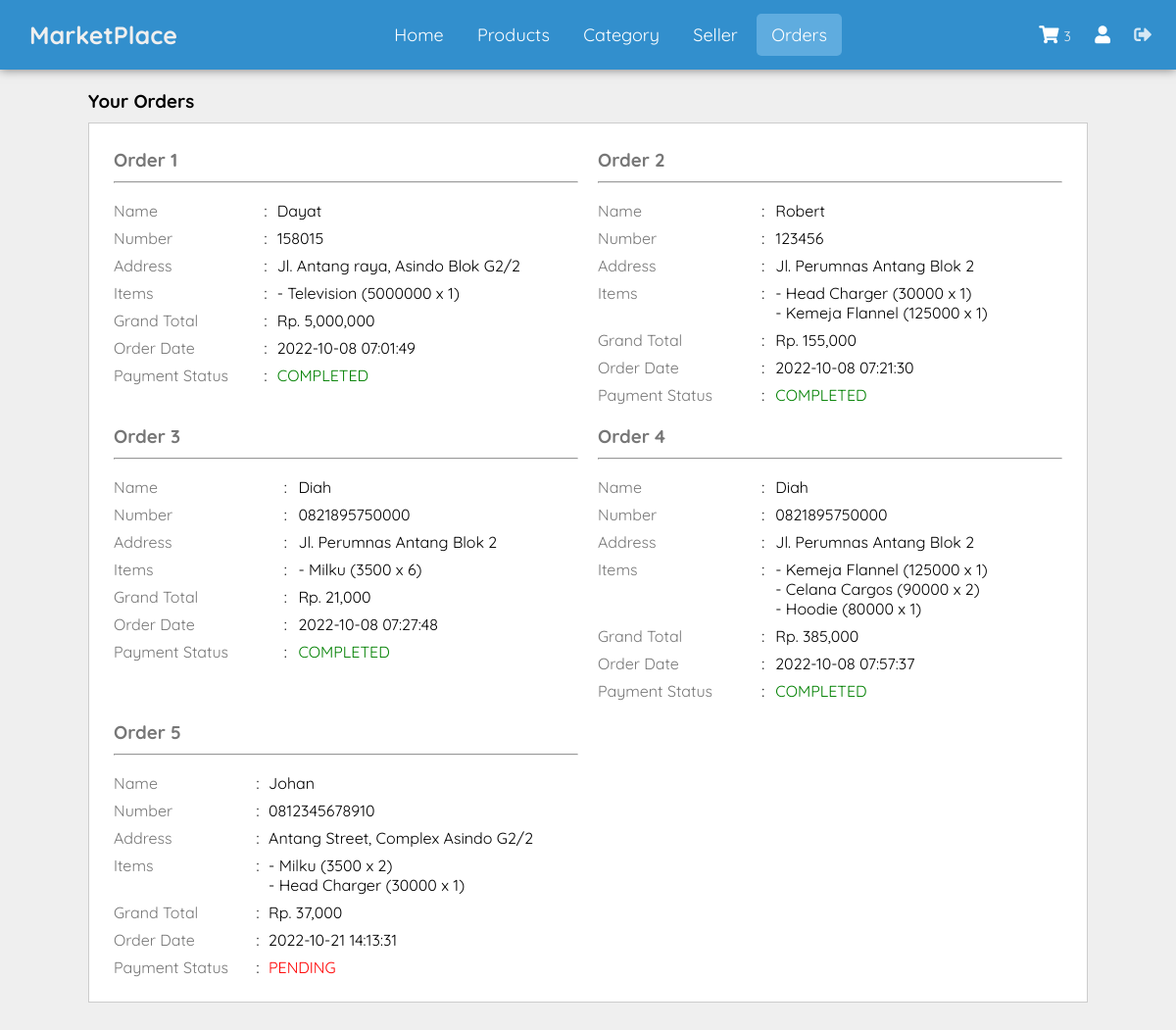
Screenshot of /orders.php (signed in) with the database file from the repository.
### tables this page shows
CREATE TABLE `tb_orders` (
  `id_orders` int(11) NOT NULL,
  `id_seller` int(11) NOT NULL,
  `id_user` int(11) NOT NULL,
  `username` varchar(100) NOT NULL,
  `noTelp` varchar(100) NOT NULL,
  `address` text NOT NULL,
  `items` varchar(1000) NOT NULL,
  `total_produk` varchar(100) NOT NULL,
  `total_price` varchar(100) NOT NULL,
  `order_date` datetime NOT NULL DEFAULT current_timestamp(),
  `payment_status` varchar(50) NOT NULL DEFAULT 'pending'
);

### functions.php (called while the page is built, shortened)
<?php
function query($sql){
    include "./database/config.php";
    $resArr = array();
    $query = $sql;
    $result = mysqli_query($conn, $query);
    while($row  = mysqli_fetch_assoc($result)){
        $resArr[] = $row;
    }
return $resArr;
}
?>

### orders.php (the view, shortened to what this page needs)
<!DOCTYPE html>
<html lang="en">
<head>
    <link rel="stylesheet" href="styles/style.css">
    <link rel="stylesheet" href="https://use.fontawesome.com/releases/v5.7.0/css/all.css">
    <link href='https://netdna.bootstrapcdn.com/font-awesome/4.0.3/css/font-awesome.css' rel='stylesheet' type='text/css'/>
    <link rel="stylesheet" href="https://use.fontawesome.com/releases/v5.7.0/css/all.css">
</head>
<body>
    <?php include "./partials/navbar.php" ?>
    <main>
        <div class="section">
            <div class="container">
                <h3>Your Orders</h3>
                <div class="box">
                    <?php
                        include_once "./functions.php";
                        $sql = query("SELECT * FROM tb_orders
                        WHERE id_user = '".$_SESSION['id']."'");
                        $no = 1;
                        if(count($sql)) {
                        foreach($sql as $a):
                    ?>
                    <div class="col-2">
                        <table class="tb-orders">
                            <tr>
                                <td colspan="3">
                                    <h3>Order <?= $no++ ?></h3>
                                    <hr class="line">
                                </td>
                            </tr>
                            <tr>
                                <td>Name</td>
                                <td>:</td>
                                <td><?= $a['username'] ?></td>
                            </tr>
                            <tr>
                                <td>Number</td>
                                <td>:</td>
                                <td><?= $a['noTelp'] ?></td>
                            </tr>
                            <tr>
                                <td>Address</td>
                                <td>:</td>
                                <td><?= $a['address'] ?></td>
                            </tr>
                            <tr>
                                <td>Items</td>
                                <td>:</td>
                                <td>
                                <?php
                                    $items = explode("/", $a['items']);
                                    array_pop($items);
                                    foreach($items as $item){
                                        echo "- ".$item."<br>";
                                    }
                                ?>
                                </td>
                            </tr>
                            <tr>
                                <td>Grand Total</td>
                                <td>:</td>
                                <td>Rp. <?= number_format($a['total_price']) ?></td>
                            </tr>
                            <tr>
                                <td>Order Date</td>
                                <td>:</td>
                                <td><?= $a['order_date'] ?></td>
                            </tr>
                            <tr>
                                <td>Payment Status</td>
                                <td>:</td>
                                <td style="color: <?= $a['payment_status'] == 'pending' ? 'red' : 'green' ?>"><?= strtoupper($a['payment_status']) ?></td>
                            </tr>
                        </table>
                    </div>
                    <?php endforeach;
                    } else { ?>
                    <h4 align="center">You don't have any orders item</h4>
                    <?php } ?>
                </div>
            </div>
        </div>
    </main>
</body>
</html>

### styles/style.css (style rules this page uses)
* { padding: 0px; margin: 0px; box-sizing: border-box; text-decoration: none; outline: none; font-family: "Quicksand", Arial; scroll-behavior: smooth; }
body { background-color: #efefef; }
.container { width: 85%; margin: 0 auto; }
.section { padding: 20px 0px; }
.box { background-color: #fff; border: 1px solid #ccc; padding: 15px; box-sizing: border-box; margin: 10px 0; }
.box::after { content: ""; display: block; clear: both; }
.col-2 { float: left; width: 50%; padding: 5px; }
.line { margin: 10px 0px; }
.tb-orders { width: 100%; }
.tb-orders td:nth-child(1) { color: #777; }
.tb-orders td { vertical-align: text-top; padding: 3px; }

### rows the page displays
tb_orders: username "Dayat", noTelp "158015", address "Jl. Antang raya, Asindo Blok G2/2", item "Television (5000000 x 1)", total_price "5,000,000", order_date "2022-10-08 07:01:49", payment_status "COMPLETED"
tb_orders: username "Robert", noTelp "123456", address "Jl. Perumnas Antang Blok 2", item "Head Charger (30000 x 1)", item "Kemeja Flannel (125000 x 1)", total_price "155,000", order_date "2022-10-08 07:21:30", payment_status "COMPLETED"
tb_orders: username "Diah", noTelp "0821895750000", address "Jl. Perumnas Antang Blok 2", item "Milku (3500 x 6)", total_price "21,000", order_date "2022-10-08 07:27:48", payment_status "COMPLETED"
tb_orders: username "Diah", noTelp "0821895750000", address "Jl. Perumnas Antang Blok 2", item "Kemeja Flannel (125000 x 1)", item "Celana Cargos (90000 x 2)", item "Hoodie (80000 x 1)", total_price "385,000", order_date "2022-10-08 07:57:37", payment_status "COMPLETED"
tb_orders: username "Johan", noTelp "0812345678910", address "Antang Street, Complex Asindo G2/2", item "Milku (3500 x 2)", item "Head Charger (30000 x 1)", total_price "37,000", order_date "2022-10-21 14:13:31", payment_status "PENDING"

### other values shown
$data['countCart'] "3"
